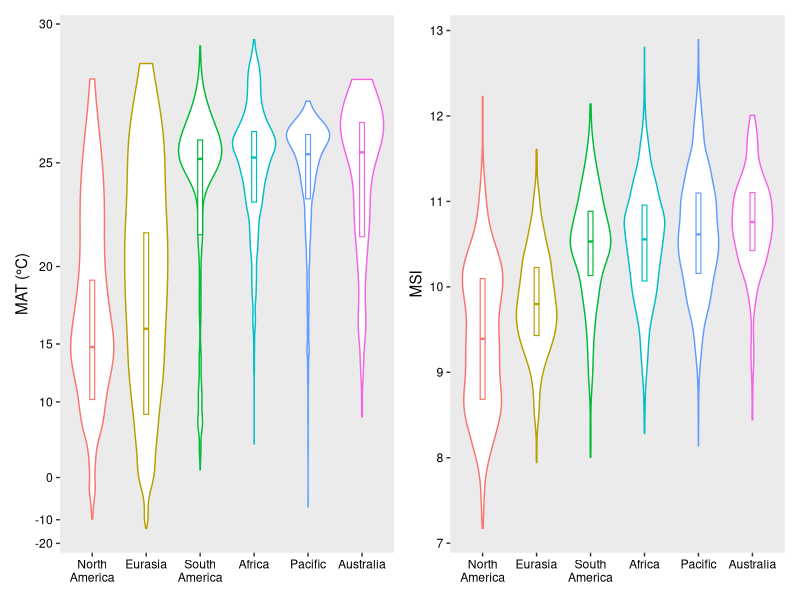
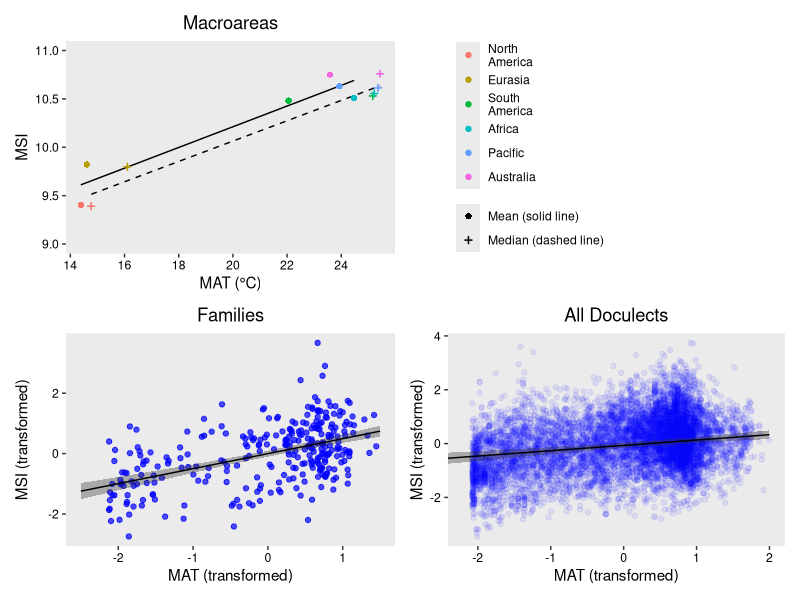
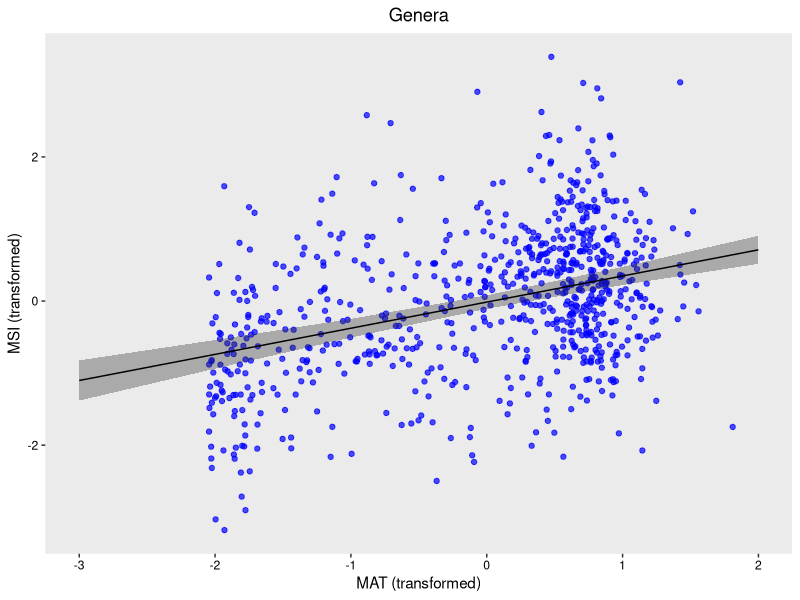

The R script that drew these images, in order: (Note: this script raises an error after producing the figures.)
library(lmerTest)
library(ggplot2)
library(ggrepel)
library(ggeffects)
library(dplyr)
library(effects)
library(patchwork)
library(tibble)


# Read csv files
# ==============

d_mac <- read.csv(file = "data_macroarea.csv")
d_fam <- read.csv(file = "data_family.csv")
d_gen <- read.csv(file = "data_genus.csv")
d_all <- read.csv(file = "data.csv")

d_mac$Macroarea <- sub("Am", "\nAm", d_mac$Macroarea)
d_all$Macroarea <- sub("Am", "\nAm", d_all$Macroarea)
d_mac_mean <- d_mac %>% filter(Method == "mean")
d_mac_med <- d_mac %>% filter(Method == "median")
d_fam_mean <- d_fam %>% filter(Method == "mean")
d_gen_mean <- d_gen %>% filter(Method == "mean")

order <- d_mac_med[order(d_mac_med$Index0), ]$Macroarea
d_mac$Macroarea <- factor(d_mac$Macroarea, levels = order) # reorder by medians
d_all$Macroarea <- factor(d_all$Macroarea, levels = order)


# Fit models
# ==========

m_mac_mean <- lm(Index0 ~ T, data = d_mac_mean)
m_mac_med <- lm(Index0 ~ T, data = d_mac_med)
m_fam <- lm(Index0_trans ~ T_trans, data = d_fam_mean)
m_gen <- lmer(Index0_trans ~ T_trans + (T_trans | Family), data = d_gen)
m_gen_1 <- lmer(Index0_trans ~ T_trans + (1 | Family), data = d_gen)
m_all <- lmer(Index0_trans ~ T_trans + (T_trans | Family), data = d_all)
m_all_1 <- lmer(Index0_trans ~ T_trans + (1 | Family), data = d_all)
anova(m_gen, m_gen_1)  # p < 0.001. Use m_gen
anova(m_all, m_all_1)  # p < 0.001. Use m_all

summary(m_mac_mean)
summary(m_mac_med)
summary(m_fam)
summary(m_gen)
summary(m_all)


# Plot distribution
# =================

p01 <- ggplot(d_all, aes(x = Macroarea, y = T, color = Macroarea)) +
  geom_violin(scale = "width", width = 0.8) +
  geom_boxplot(width = 0.09, lwd = 0.4, outlier.shape = NA, coef = 0) +
  theme(panel.grid.major = element_blank(), panel.grid.minor = element_blank(),
        axis.text.x = element_text(color = "black"),
        axis.text.y = element_text(color = "black"),
        legend.position = "none", axis.title.x = element_blank()) +
  coord_trans(y = scales::exp_trans(1.06)) +
  scale_y_continuous(breaks = c(-20,-10,0,10,15,20,25,30)) +
  ylab("MAT (°C)")
p02 <- ggplot(d_all, aes(x = Macroarea, y = Index0, color = Macroarea)) +
  geom_violin(scale = "width", width = 0.75) +
  geom_boxplot(width = 0.09, lwd = 0.4, outlier.shape = NA, coef = 0) +
  theme(panel.grid.major = element_blank(), panel.grid.minor = element_blank(),
        axis.text.x = element_text(color = "black"),
        axis.text.y = element_text(color = "black"),
        legend.position = "none", axis.title.x = element_blank()) +
  ylab("MSI")
p01 + p02
# Then, save as distribution.pdf (7 * 4 inches)


# Plot correlation
# ================

e_mac_mean <- ggpredict(m_mac_mean, terms = "T")
e_mac_med <- ggpredict(m_mac_med, terms = "T")
e_fam <- ggpredict(m_fam, terms = "T_trans")
e_gen <- ggpredict(m_gen, terms = "T_trans")
e_all <- ggpredict(m_all, terms = "T_trans")

p1_labels <- c("Mean (solid line)", "Median (dashed line)")
p1 <- ggplot() +
  geom_line(data = e_mac_mean, aes(x, predicted)) +
  geom_line(data = e_mac_med, aes(x, predicted), linetype = "dashed") +
  geom_point(data = d_mac, aes(T, Index0, color = Macroarea,
                               shape = Method, stroke = Method, size = Method)) +
  scale_shape_manual(labels = p1_labels, values = c(16, 3)) +
  scale_size_manual(labels = p1_labels, values = c(1.5, 1.1)) +
  scale_discrete_manual(labels = p1_labels, aesthetics = "stroke", values = c(1, 0.8)) +
  theme(panel.grid.major = element_blank(), panel.grid.minor = element_blank(),
        axis.text.x = element_text(color = "black"),
        axis.text.y = element_text(color = "black"),
        legend.title = element_blank(),
        legend.spacing.y = unit(-0.5, "cm"), legend.margin = margin(),
        plot.title = element_text(hjust = 0.5)) +
  coord_cartesian(ylim = c(9, 11)) +
  ggtitle("Macroareas") +
  xlab("MAT (°C)") + ylab("MSI")
p2 <- ggplot() +
  geom_point(data = d_fam_mean, aes(T_trans, Index0_trans), color = "blue", alpha = 0.7) +
  geom_ribbon(data = e_fam, aes(x, ymin = conf.low, ymax = conf.high), alpha = 0.35) +
  geom_line(data = e_fam, aes(x, predicted)) +
  theme(panel.grid.major = element_blank(), panel.grid.minor = element_blank(),
        axis.text.x = element_text(color = "black"),
        axis.text.y = element_text(color = "black"),
        plot.title = element_text(hjust = 0.5)) +
  ggtitle("Families") +
  xlab("MAT (transformed)") + ylab("MSI (transformed)")
p3 <- ggplot() +
  geom_point(data = d_all, aes(T_trans, Index0_trans), color = "blue", alpha = 0.08) +
  geom_ribbon(data = e_all, aes(x, ymin = conf.low, ymax = conf.high), alpha = 0.35) +
  geom_line(data = e_all, aes(x, predicted)) +
  theme(panel.grid.major = element_blank(), panel.grid.minor = element_blank(),
        axis.text.x = element_text(color = "black"),
        axis.text.y = element_text(color = "black"),
        plot.title = element_text(hjust = 0.5)) +
  coord_cartesian(xlim = c(-2.2, 2)) +
  ggtitle("All Doculects") +
  xlab("MAT (transformed)") + ylab("MSI (transformed)")
p1 + guide_area() + p2 + p3 + plot_layout(guides = "collect", design = "AAB#\nCCDD")
# Then, save as correlation.pdf (6 * 6 inches)

ggplot() +
  geom_point(data = d_gen_mean, aes(T_trans, Index0_trans), color = "blue", alpha = 0.7) +
  geom_ribbon(data = e_gen, aes(x, ymin = conf.low, ymax = conf.high), alpha = 0.35) +
  geom_line(data = e_gen, aes(x, predicted)) +
  theme(panel.grid.major = element_blank(), panel.grid.minor = element_blank(),
        axis.text.x = element_text(color = "black"),
        axis.text.y = element_text(color = "black"),
        plot.title = element_text(hjust = 0.5)) +
  ggtitle("Genera") +
  xlab("MAT (transformed)") + ylab("MSI (transformed)")
# Then, save as correlation_genera.pdf (4 * 4 inches) [not used]


# Correlation with word length
# ============================

m_s_wl_mac <- lm(Index0 ~ WL,  data = d_mac_med)
m_t_wl_mac <- lm(WL ~ T, data = d_mac_med)
m_s_wl_fam <- lm(Index0_trans ~ WL,  data = d_fam_mean)
m_t_wl_fam <- lm(WL ~ T_trans, data = d_fam_mean)
m_s_wl_all <- lm(Index0 ~ WL,  data = d_all)
m_t_wl_all <- lm(WL ~ T_trans, data = d_all)
summary(m_s_wl_mac)
summary(m_t_wl_mac)
summary(m_s_wl_fam)
summary(m_t_wl_fam)
summary(m_s_wl_all)
summary(m_t_wl_all)

p1 <- ggplot(d_mac_med, aes(WL, Index0)) +
  geom_point(color = "blue") +
  theme(panel.grid.major = element_blank(), panel.grid.minor = element_blank(),
        axis.text.x = element_text(color = "black"),
        axis.text.y = element_text(color = "black")) +
  xlab('Mean word length') + ylab('MSI')
p2 <- ggplot(d_mac_med, aes(T, WL)) +
  geom_point(color = "blue") +
  theme(panel.grid.major = element_blank(), panel.grid.minor = element_blank(),
        axis.text.x = element_text(color = "black"),
        axis.text.y = element_text(color = "black")) +
  xlab('MAT (°C)') + ylab('Mean word length')
p3 <- ggplot(d_fam_mean, aes(WL, Index0_trans)) +
  geom_point(color = "blue", alpha = 0.6) +
  geom_smooth(method = lm, color = "black", se = F) +
  theme(panel.grid.major = element_blank(), panel.grid.minor = element_blank(),
        axis.text.x = element_text(color = "black"),
        axis.text.y = element_text(color = "black")) +
  xlab('Mean word length') + ylab('MSI (transformed)')
p4 <- ggplot(d_fam_mean, aes(T_trans, WL)) +
  geom_point(color = "blue", alpha = 0.6) +
  geom_smooth(method = lm, color = "black", se = F) +
  theme(panel.grid.major = element_blank(), panel.grid.minor = element_blank(),
        axis.text.x = element_text(color = "black"),
        axis.text.y = element_text(color = "black")) +
  xlab('MAT (transformed)') + ylab('Mean word length')
p1 + p2 + p3 + p4  # Unused
p3 + p4
# Then, save as word_length.pdf (6 * 3 inches)

m_wl_fam_1 <- lm(Index0_trans ~ T_trans * WL, data = d_fam_mean)
m_wl_fam_2 <- lm(Index0_trans ~ T_trans + WL, data = d_fam_mean)
anova(m_wl_fam_1, m_wl_fam_2)  # Not significant. Use 2
m_wl_fam_3 <- lm(Index0_trans ~ T_trans, data = d_fam_mean)
m_wl_fam_4 <- lm(Index0_trans ~ WL, data = d_fam_mean)
anova(m_wl_fam_2, m_wl_fam_3)  # Significant. Use 2
anova(m_wl_fam_2, m_wl_fam_4)  # Significant. Use 2
summary(m_wl_fam_2)

# Unused
m_wl_all_1 <- lmer(Index0_trans ~ T_trans * WL + (T_trans * WL | Family), data = d_all)
m_wl_all_2 <- lmer(Index0_trans ~ T_trans * WL + (T_trans + WL | Family), data = d_all)
m_wl_all_3 <- lmer(Index0_trans ~ T_trans + WL + (T_trans * WL | Family), data = d_all)
m_wl_all_4 <- lmer(Index0_trans ~ T_trans + WL + (T_trans + WL | Family), data = d_all)
m_wl_all_5 <- lmer(Index0_trans ~ T_trans + (T_trans * WL | Family), data = d_all)
anova(m_wl_all_1, m_wl_all_2)  # Significant. Use 1
anova(m_wl_all_1, m_wl_all_3)  # Not significant. Use 3
anova(m_wl_all_3, m_wl_all_4)  # Significant. Use 3
anova(m_wl_all_3, m_wl_all_5)  # Significant. Use 3
summary(m_wl_all_3)


# Linear correlation between different sonority scales (for SI)
# =============================================================

r2s <- matrix(0, 5, 5)
ps <- matrix(0, 5, 5)
r2s_trans <- matrix(0, 5, 5)
ps_trans <- matrix(0, 5, 5)
for (i in 0:4) {
  for (j in 0:4) {
    if (i == j) next
    fomula <- paste("Index", i, " ~ ", "Index", j, sep = "")
    fomula_trans <- paste("Index", i, "_trans ~ ", "Index", j, "_trans", sep = "")
    r2s[i + 1, j + 1] <- summary(lm(fomula, data = d_all))$r.squared
    ps[i + 1, j + 1] <- summary(lm(fomula, data = d_all))$coefficients[8]
    r2s_trans[i + 1, j + 1] <- summary(lm(fomula_trans, data = d_all))$r.squared
    ps_trans[i + 1, j + 1] <- summary(lm(fomula_trans, data = d_all))$coefficients[8]
  }
}
print(r2s)
print(ps)
print(r2s_trans)
print(ps_trans)

ggplot(d_all, aes(x = Index1, y = Index3)) + geom_point() + geom_smooth(method = lm)
ggplot(d_all, aes(x = Index0, y = Index4)) + geom_point() + geom_smooth(method = lm)
m_in0_in4 <- lm(Index4 ~ Index0, data = d_all)
summary(m_in0_in4)


# Linear correlation between mean annual range or standard deviation
# ==================================================================

m_all_diff_sd <- lm(T_sd ~ T_diff, data = d_all)
summary(m_all_diff_sd)

m_fam_diff_0 <- lm(Index0_trans ~ T_trans * T_diff, data = d_fam)
m_fam_diff_1 <- lm(Index0_trans ~ T_trans + T_diff, data = d_fam)
anova(m_fam_diff_0, m_fam_diff_1)  # p = 0.216. Use m_fam_diff_1
summary(m_fam_diff_1)

m_fam_sd_0 <- lm(Index0_trans ~ T_trans * T_sd, data = d_fam)
m_fam_sd_1 <- lm(Index0_trans ~ T_trans + T_sd, data = d_fam)
anova(m_fam_sd_0, m_fam_sd_1)  # p = 0.170. Use m_fam_sd_1
summary(m_fam_sd_1)

m_fam_diff <- lm(T_diff ~ T, data = d_fam)
m_fam_sd <- lm(T_sd ~ T, data = d_fam)
m_all_diff <- lm(T_diff ~ T, data = d_all)
m_all_sd <- lm(T_sd ~ T, data = d_all)
summary(m_fam_diff)
summary(m_fam_sd)
summary(m_all_diff)
summary(m_all_sd)

p1 <- ggplot(d_fam, aes(T, T_diff)) +
  geom_point(color = "blue", alpha = 0.7) +
  geom_smooth(method = lm, color = "black", se = F) +
  theme(panel.grid.major = element_blank(), panel.grid.minor = element_blank(),
        axis.text.x = element_text(color = "black"),
        axis.text.y = element_text(color = "black"),
        plot.title = element_text(hjust = 0.5)) +
  ggtitle("Families") +
  xlab("MAT") + ylab("Mean annual range")
p2 <- ggplot(d_fam, aes(T, T_sd)) +
  geom_point(color = "blue", alpha = 0.7) +
  geom_smooth(method = lm, color = "black", se = F) +
  theme(panel.grid.major = element_blank(), panel.grid.minor = element_blank(),
        axis.text.x = element_text(color = "black"),
        axis.text.y = element_text(color = "black"),
        plot.title = element_text(hjust = 0.5)) +
  ggtitle("Families") +
  xlab("MAT") + ylab("Standard deviation")
p3 <- ggplot(d_all, aes(T, T_diff)) +
  geom_point(color = "blue", alpha = 0.08) +
  geom_smooth(method = lm, color = "black", se = F) +
  theme(panel.grid.major = element_blank(), panel.grid.minor = element_blank(),
        axis.text.x = element_text(color = "black"),
        axis.text.y = element_text(color = "black"),
        plot.title = element_text(hjust = 0.5)) +
  ggtitle("All Doculects") +
  xlab("MAT") + ylab("Mean annual range")
p4 <- ggplot(d_all, aes(T, T_sd)) +
  geom_point(color = "blue", alpha = 0.08) +
  geom_smooth(method = lm, color = "black", se = F) +
  theme(panel.grid.major = element_blank(), panel.grid.minor = element_blank(),
        axis.text.x = element_text(color = "black"),
        axis.text.y = element_text(color = "black"),
        plot.title = element_text(hjust = 0.5)) +
  ggtitle("All Doculects") +
  xlab("MAT") + ylab("Standard deviation")
(p1 + p2) / (p3 + p4)
# Then, save as range.pdf (6 * 6 inches) (for SI)


# Plot correlations by language family (for SI)
# =============================================

top_num <- 25
fam_count <- d_all %>% group_by(Family) %>% summarise(Count = n()) %>% arrange(desc(Count))
top_families <- fam_count$Family[1:top_num]

full_family_names <- c(
  "NC"  = "Niger-Congo",
  "An"  = "Austronesian",
  "ST"  = "Sino-Tibetan",
  "TNG" = "Trans-New Guinea",
  "AA"  = "Afro-Asiatic",
  "IE"  = "Indo-European",
  "AuA" = "Austro-Asiatic",
  "PN"  = "Pama-Nyungan",
  "TK"  = "Tai-Kadai",
  "Tor" = "Torricelli",
  "Man" = "Mande",
  "CSu" = "Central Sudanic",
  "Alt" = "Altaic",
  "ESu" = "Eastern Sudanic",
  "OM"  = "Oto-Manguean",
  "May" = "Mayan",
  "UA"  = "Uto-Aztecan",
  "Dra" = "Dravidian",
  "GWB" = "Greater West Bomberai",
  "Sep" = "Sepik",
  "Dog" = "Dogon",
  "Arw" = "Arawakan",
  "Que" = "Quechuan",
  "NDa" = "Nakh-Daghestanian",
  "Ura" = "Uralic")

temperature_results <- character(top_num)
word_length_results <- character(top_num)
labels <- character(top_num)
names(labels) <- top_families
for (i in 1:top_num) {
  family_i <- top_families[i]
  filtered <- filter(d_all, Family == family_i)
  model <- lm(Index0_trans ~ T_trans, data = filtered)
  s <- summary(model)
  temperature_results[i] <- paste(full_family_names[family_i], nrow(filtered),
                                  s$coefficients[2], s$r.squared, s$coefficients[8])
  model <- lm(Index0_trans ~ WL, data = filtered)
  s <- summary(model)
  word_length_results[i] <- paste(full_family_names[family_i], nrow(filtered),
                                  s$coefficients[2], s$r.squared, s$coefficients[8])
  labels[i] <- paste(full_family_names[family_i], ": ", nrow(filtered), sep = "")
}
# family name, number of doculects, estimate slope, r^2, p value
print(temperature_results)
print(word_length_results)

ggplot(data = filter(d_all, Family %in% top_families), aes(T_trans, Index0_trans)) +
  geom_point(na.rm = T, color = "blue", alpha = 0.1) +
  geom_smooth(method = lm, color = "black", se = F, linewidth = 0.5) +
  facet_wrap( ~ Family, labeller = labeller(Family = labels)) +
  theme(panel.grid.major = element_blank(), panel.grid.minor = element_blank(),
        axis.text.x = element_text(color = "black"),
        axis.text.y = element_text(color = "black")) +
  xlab("MAT (transformed)") + ylab("MSI (transformed)")
# Then, save as correlation_by_family.pdf (8 * 8 inches)

ggplot(data = filter(d_all, Family %in% top_families), aes(WL, Index0_trans)) +
  geom_point(na.rm = T, color = "blue", alpha = 0.1) +
  geom_smooth(method = lm, color = "black", se = F, linewidth = 0.5) +
  facet_wrap( ~ Family, labeller = labeller(Family = labels)) +
  theme(panel.grid.major = element_blank(), panel.grid.minor = element_blank(),
        axis.text.x = element_text(color = "black"),
        axis.text.y = element_text(color = "black")) +
  xlab("Mean word length") + ylab("MSI (transformed)")
# Then, save as word_length_by_family.pdf (8 * 8 inches)
